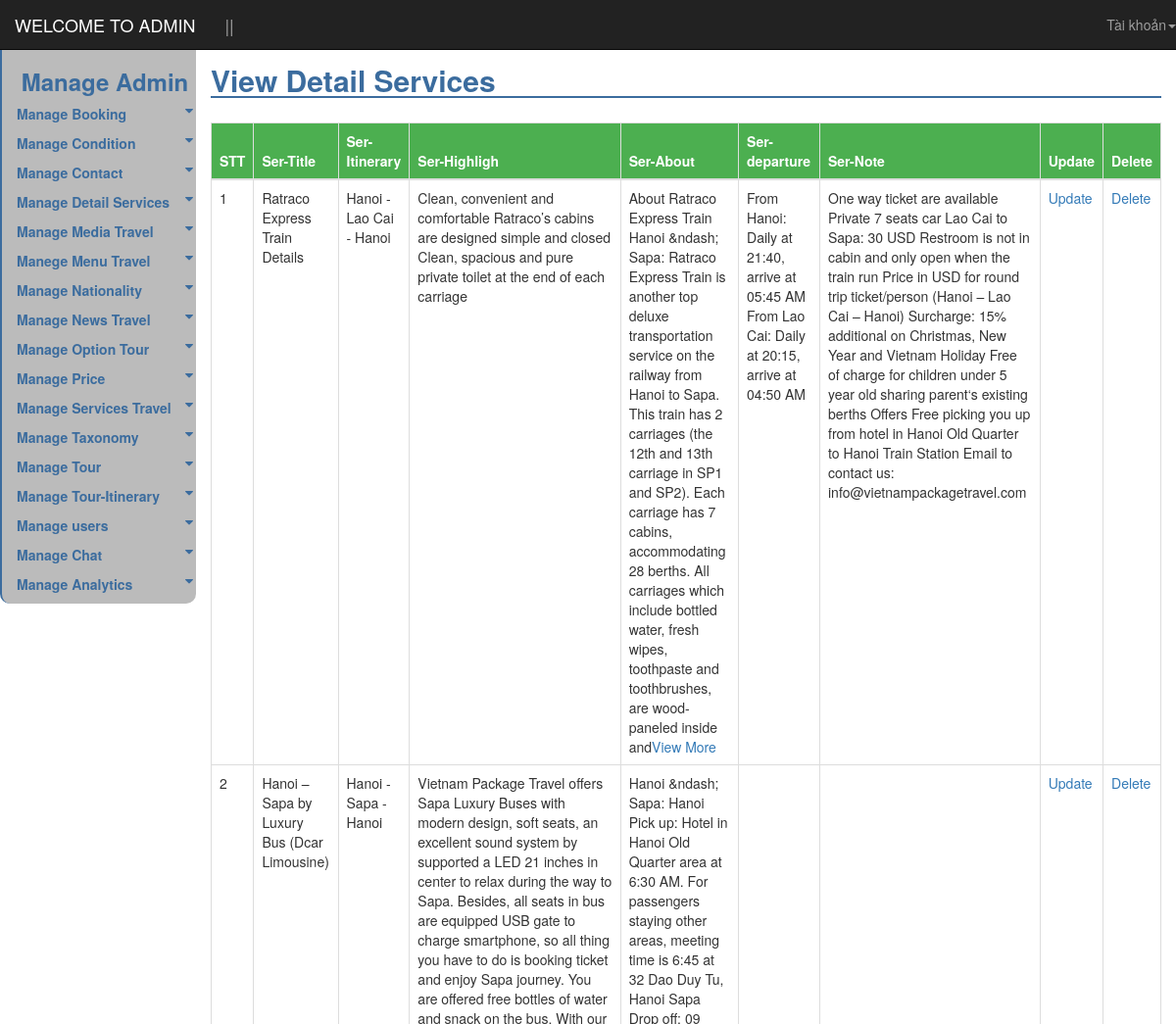
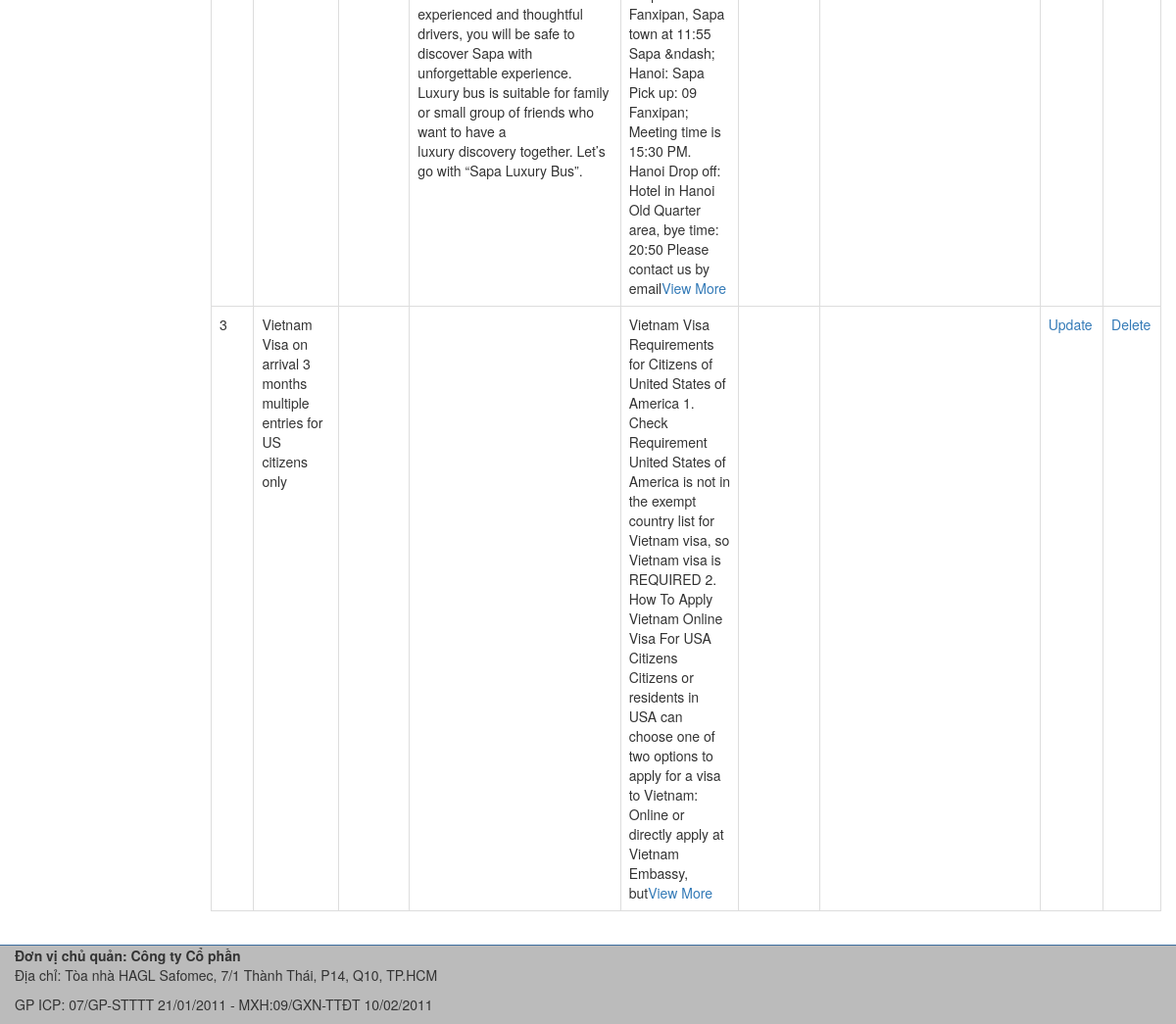
The page /admin/view-detail-services.php on the database its author committed (2 pictures, top to bottom).
### tables this page shows
CREATE TABLE `detail_service` (
  `detail_id` int(10) UNSIGNED NOT NULL,
  `option_id` int(10) NOT NULL,
  `service_id` int(10) NOT NULL,
  `service_title` varchar(225) NOT NULL,
  `service_itinerary` varchar(225) NOT NULL,
  `service_hightligh` text NOT NULL,
  `service_about` text NOT NULL,
  `service_departure` text NOT NULL,
  `service_note` text NOT NULL,
  `service_include` text NOT NULL,
  `service_not_include` text NOT NULL
);

### includes/VSCPDO.php (called while the page is built, shortened)
 <?php
class vsc_pdo {
	private $server;
	private $username;
	private $password;
	private $database;
	public $conn;
	function __construct($conn = null) {
		try {
			$this->conn = new PDO("mysql:host=$this->server;dbname=$this->database", $this->username, $this->password);
			$this->conn->exec("set names utf8");
			$this->conn->setAttribute(PDO::ATTR_DEFAULT_FETCH_MODE, PDO::FETCH_ASSOC);
		}
     catch (PDOException $e)
      {
			echo $e->getMessage();
			exit();
		}
	}
	function fetch_all($sql) {
		try {
			$stmt = $this->conn->prepare($sql);
			$stmt->execute();
			$rows = $stmt->fetchAll();
			return $rows;
		}
    catch (PDOException $e) {
			return false;
		}
	}
	function getConnection($conn=null) {
		$arr = explode(",", $conn);
			$this->server = @$arr[0];
			$this->username = @$arr[1];
			$this->password = @$arr[2];
			$this->database = @$arr[3];
	}
}
 ?>

### includes/function.php (called while the page is built, shortened)
<?php
	function the_excerpt($text , $length=400){
		$text=htmlentities($text,ENT_COMPAT,'UTF-8');
		if(strlen($text)>$length){
			$cutString=substr($text,0,$length);
			$word=substr($text,0,strrpos($cutString,' '));
			return $word;
		}
		return $text;
	}
?>

### admin/view-detail-services.php (the view, shortened to what this page needs)
<?php
	require("../includes/VSCPDO.php");
   	require("../includes/function.php");
	require("templates/header-admin.php");
	require("templates/sidebar-admin.php");
?>
 	  <section>
 	  	<div id="content_admin" class="col-md-10 col-xs-8">
        		<h2 class="title_content_admin">View Detail Services</h2>
 		</div>
	   <div id="content_admin2" class="col-md-10 col-xs-8" style="margin-top:5px; ">
	                  <div class="table-responsive">
	                <table class="table table-bordered warning">
	                    <thead>
	                        <tr>
	                            <th>STT</th>
	                            <th>Ser-Title</th>
	                            <th>Ser-Itinerary</th>
	                            <th>Ser-Highligh</th>
	                            <th>Ser-About</th>
	                            <th>Ser-departure</th>
	                            <th>Ser-Note</th>
	                            <th>Update</th>
	                            <th>Delete</th>
	                        </tr>
	                    </thead>
	                    <tbody>
	                      		<?php
	                      				$vsc= new vsc_pdo("localhost,root,,travel");
	                      				$select="select * from detail_service";
	                      				$stt=1;
	                      				 $row= $vsc->fetch_all($select);
	                      				  foreach ($row as $value) {
	                      				  		echo "<tr>";
	                      				  				echo "<td>".$stt++."</td>";
	                      				  				echo "<td>$value[service_title]</td>";
	                      				  				echo "<td>$value[service_itinerary]</td>";
	                      				  				echo "<td>$value[service_hightligh]</td>";
	                      				  				echo "<td>".the_excerpt($value['service_about'])."<a>View More</a></td>";
	                      				  				echo "<td>$value[service_departure]</td>";
	                      				  				echo "<td>$value[service_note]</td>";
	                      				  	echo "<td><a href='edit-detail-services.php?id=$value[detail_id]'>Update</a></td></td>";
                           					echo"<td><a href='del-detail-services.php?id=$value[detail_id]' onclick='return show_confirm();'>Delete</a></td>";
	                      				  		echo "</tr>";
	                      				  }
	                      		 ?>
	                    </tbody>
	                </table>
	             </div>
	        </div>
 	  </section>
 	  <?php
     require("templates/footer-admin.php");
     ?>

### admin/css/style.css (style rules this page uses)
* { padding: 0; margin: 0; box-sizing:border-box; -moz-box-sizing:border-box; -webkit-box-sizing:border-box; }
body { background: url("../IMG/hoa.jpg") no-repeat; }
#content_admin { margin-top: 25px; }
#content_admin h2 { color:#3b6c9e; font-weight: bold; font-family: family-name|generic-family|initial|inherit;border-bottom:2px solid #3b6c9e; }
#content_admin2 table { margin-top: 10px; }
table thead tr th { background-color:#4CAF50; color:white; }

### rows shown on the page
detail_service: service_title "Ratraco Express Train Details", service_itinerary "Hanoi - Lao Cai - Hanoi", service_hightligh "Clean, convenient and comfortable Ratraco’s cabins are designed simple and closed Clean, spacious and pure private toilet at the end of each carriage", service_about "About Ratraco Express Train Hanoi &ndash; Sapa: Ratraco Express Train is another top deluxe transportation service on the railway from Hanoi to Sapa. This train has 2 carriages (the 12th and 13th carriage in SP1 and SP2). Each carriage has 7 cabins, accommodating 28 berths. All carriages which include bottled water, fresh wipes, toothpaste and toothbrushes, are wood-paneled inside and", service_departure "From Hanoi: Daily at 21:40, arrive at 05:45 AM From Lao Cai: Daily at 20:15, arrive at 04:50 AM", service_note "One way ticket are available Private 7 seats car Lao Cai to Sapa: 30 USD Restroom is not in cabin and only open when the train run Price in USD for round trip ticket/person (Hanoi – Lao Cai – Hanoi) Surcharge: 15% additional on Christmas, New Year and Vietnam Holiday Free of charge for children under 5 year old sharing parent‘s existing berths Offers Free picking you up from hotel in Hanoi Old Quarter to Hanoi Train Station Email to contact us: info@vietnampackagetravel.com"
detail_service: service_title "Hanoi – Sapa by Luxury Bus (Dcar Limousine)", service_itinerary "Hanoi - Sapa - Hanoi", service_hightligh "Vietnam Package Travel offers Sapa Luxury Buses with modern design, soft seats, an excellent sound system by supported a LED 21 inches in center to relax during the way to Sapa. Besides, all seats in bus are equipped USB gate to charge smartphone, so all thing you have to do is booking ticket and enjoy Sapa journey. You are offered free bottles of water and snack on the bus. With our experienced and thoughtful drivers, you will be safe to discover Sapa with unforgettable experience. Luxury bus is suitable for family or small group of friends who want to have a luxury discovery together. Let’s go with “Sapa Luxury Bus”.", service_about "Hanoi &ndash; Sapa: Hanoi Pick up: Hotel in Hanoi Old Quarter area at 6:30 AM. For passengers staying other areas, meeting time is 6:45 at 32 Dao Duy Tu, Hanoi Sapa Drop off: 09 Fanxipan, Sapa town at 11:55 Sapa &ndash; Hanoi: Sapa Pick up: 09 Fanxipan; Meeting time is 15:30 PM. Hanoi Drop off: Hotel in Hanoi Old Quarter area, bye time: 20:50 Please contact us by email"
detail_service: service_title "Vietnam Visa on arrival 3 months multiple entries for US citizens only", service_about "Vietnam Visa Requirements for Citizens of United States of America 1. Check Requirement United States of America is not in the exempt country list for Vietnam visa, so Vietnam visa is REQUIRED 2. How To Apply Vietnam Online Visa For USA Citizens Citizens or residents in USA can choose one of two options to apply for a visa to Vietnam: Online or directly apply at Vietnam Embassy, but"
